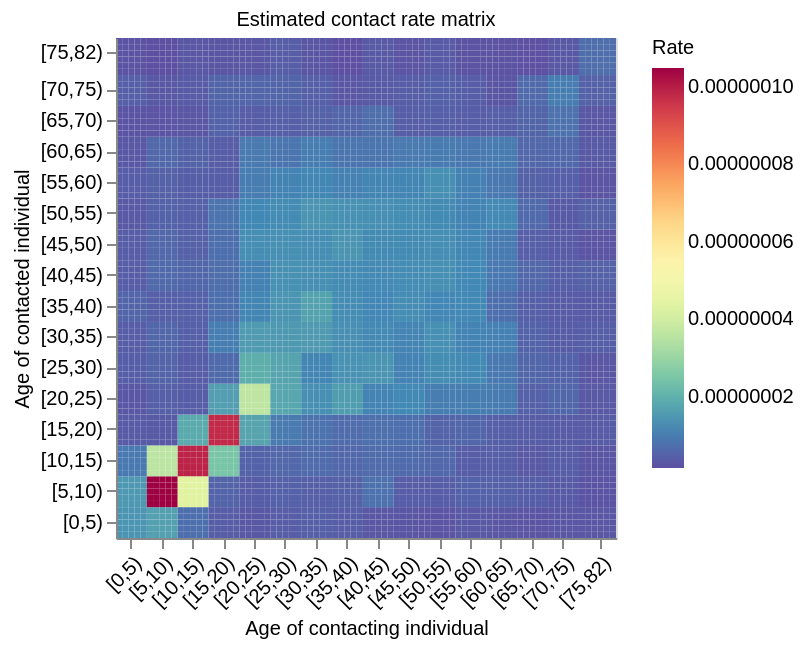

The code cell stored with this chart in its notebook:
### Markdown cell above
#### Mathematical Details: Contact Rates

The contact rate normalizes by target population size:
$$
\Gamma = M P^{-1}
$$
where $P = \text{diag}(P_1, \ldots, P_B)$ contains population sizes.

### Code cell
# Plot the estimated contact rate matrix
plot_mosaic_pixilated(
  rate_est,
  age_bins,
  title="Estimated contact rate matrix",
  zlabel="Rate"
)

### Figure 1 — Vega-Lite specification as saved in the notebook (floating-point values rounded to 4 significant figures; data arrays with more than 128 entries replaced by an {"elided": "..."} marker saying what was removed)
{"config": {"view": {"continuousWidth": 300, "continuousHeight": 300}}, "data": {"name": "data-26ca605ac71579ca66082cc68f73aeb1"}, "mark": {"type": "rect"}, "encoding": {"color": {"field": "z", "legend": {"labelFontSize": 10, "labelFontWeight": "normal", "orient": "right", "titleFontSize": 10, "titleFontWeight": "normal"}, "scale": {"reverse": true, "scheme": "spectral"}, "title": "Rate", "type": "quantitative"}, "x": {"axis": {"grid": false, "labelAngle": -45, "labelExpr": "{'2':'[0,5)', '7':'[5,10)', '12':'[10,15)', '17':'[15,20)', '22':'[20,25)', '27':'[25,30)', '32':'[30,35)', '37':'[35,40)', '42':'[40,45)', '47':'[45,50)', '52':'[50,55)', '57':'[55,60)', '62':'[60,65)', '67':'[65,70)', '72':'[70,75)', '78':'[75,82)'}[datum.value]", "labelFontSize": 10, "labelFontWeight": "normal", "titleFontSize": 10, "titleFontWeight": "normal", "values": [2.0, 7.0, 12.0, 17.0, 22.0, 27.0, 32.0, 37.0, 42.0, 47.0, 52.0, 57.0, 62.0, 67.0, 72.0, 78.0]}, "field": "x", "title": "Age of contacting individual", "type": "ordinal"}, "y": {"axis": {"grid": false, "labelExpr": "{'2':'[0,5)', '7':'[5,10)', '12':'[10,15)', '17':'[15,20)', '22':'[20,25)', '27':'[25,30)', '32':'[30,35)', '37':'[35,40)', '42':'[40,45)', '47':'[45,50)', '52':'[50,55)', '57':'[55,60)', '62':'[60,65)', '67':'[65,70)', '72':'[70,75)', '78':'[75,82)'}[datum.value]", "labelFontSize": 10, "labelFontWeight": "normal", "titleFontSize": 10, "titleFontWeight": "normal", "values": [2.0, 7.0, 12.0, 17.0, 22.0, 27.0, 32.0, 37.0, 42.0, 47.0, 52.0, 57.0, 62.0, 67.0, 72.0, 78.0]}, "field": "y", "scale": {"reverse": true}, "title": "Age of contacted individual", "type": "ordinal"}}, "height": 250, "title": {"text": "Estimated contact rate matrix", "anchor": "middle", "fontSize": 10, "fontWeight": "normal"}, "width": 250, "$schema": "https://vega.github.io/schema/vega-lite/v5.20.1.json", "datasets": {"data-26ca605ac71579ca66082cc68f73aeb1": {"elided": "6561 records"}}}
